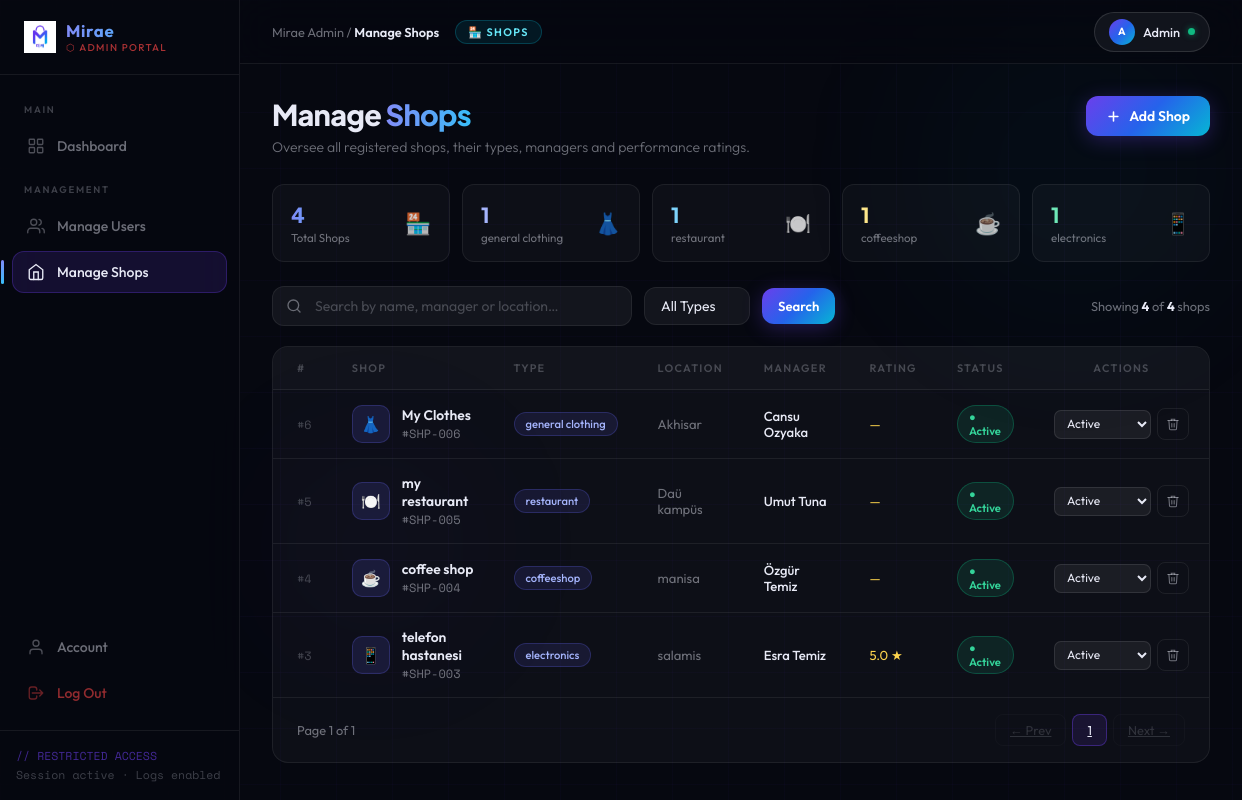
The page /admin/admin_shops.php (signed in) on the database its author committed.
### tables this page shows
CREATE TABLE `shops` (
  `id` int(11) NOT NULL,
  `name` varchar(100) NOT NULL,
  `type` varchar(50) NOT NULL,
  `location` varchar(150) DEFAULT NULL,
  `manager_id` int(11) DEFAULT NULL,
  `rating` decimal(2,1) DEFAULT 0.0,
  `status` varchar(20) DEFAULT 'active'
);

CREATE TABLE `users` (
  `id` int(11) NOT NULL,
  `name` varchar(100) NOT NULL,
  `email` varchar(100) NOT NULL,
  `password` varchar(255) NOT NULL,
  `address` varchar(255) DEFAULT NULL,
  `role` enum('admin','manager','customer') NOT NULL DEFAULT 'customer'
);

### admin/admin_shops.php (the view, shortened to what this page needs)
<?php
include "../connect.php";
$per_page = 10;
if(isset($_GET["page"])){ $page = intval($_GET["page"]); } else { $page = 1; }
if(isset($_GET["search"])){ $search = $_GET["search"]; } else { $search = ""; }
if(isset($_GET["type"])){ $type_filter = $_GET["type"]; } else { $type_filter = ""; }
$where = "WHERE 1=1";
$sql = "SELECT COUNT(*) as c FROM shops s LEFT JOIN users u ON u.id=s.manager_id $where";
$result = mysqli_query($conn, $sql);
$row = mysqli_fetch_assoc($result);
$total_shops_count = $row["c"];
$total_pages = max(1, ceil($total_shops_count / $per_page));
$offset = ($page - 1) * $per_page;
$shops_paged = [];
$sql = "SELECT s.*,u.name as mname FROM shops s LEFT JOIN users u ON u.id=s.manager_id $where ORDER BY s.id DESC LIMIT $per_page OFFSET $offset";
$res2 = mysqli_query($conn, $sql);
while($r = mysqli_fetch_assoc($res2)) $shops_paged[] = $r;
$sql = "SELECT COUNT(*) as c FROM shops";
$result = mysqli_query($conn, $sql);
$row = mysqli_fetch_assoc($result);
$stat_total = $row["c"];
?>
<!DOCTYPE html>
<html lang="en">
<head>
</head>
<body>
<div class="bg-canvas">
  <div class="bg-blob bg-blob-1"></div>
  <div class="bg-blob bg-blob-2"></div>
  <div class="grid-lines"></div>
</div>
<div class="shell">
  <aside class="sidebar">
    <a href="admin_dashboard.php" class="sidebar-brand">
      <img alt="Mirae"/>
      <div>
        <div class="sidebar-brand-name">Mirae</div>
        <div class="sidebar-brand-role">⬡ Admin Portal</div>
      </div>
    </a>
    <nav class="sidebar-nav">
      <div class="nav-section-label">Main</div>
      <a href="admin_dashboard.php" class="nav-link">
        <svg class="nav-icon" fill="none" viewBox="0 0 24 24" stroke="currentColor" stroke-width="1.8"><rect x="3" y="3" width="7" height="7" rx="1"/><rect x="14" y="3" width="7" height="7" rx="1"/><rect x="3" y="14" width="7" height="7" rx="1"/><rect x="14" y="14" width="7" height="7" rx="1"/></svg>
        Dashboard
      </a>
      <div class="nav-section-label">Management</div>
      <a href="admin_users.php" class="nav-link">
        <svg class="nav-icon" fill="none" viewBox="0 0 24 24" stroke="currentColor" stroke-width="1.8"><path stroke-linecap="round" d="M17 21v-2a4 4 0 00-4-4H5a4 4 0 00-4 4v2"/><circle cx="9" cy="7" r="4"/><path stroke-linecap="round" d="M23 21v-2a4 4 0 00-3-3.87M16 3.13a4 4 0 010 7.75"/></svg>
        Manage Users
      </a>
      <a href="admin_shops.php" class="nav-link active">
        <svg class="nav-icon" fill="none" viewBox="0 0 24 24" stroke="currentColor" stroke-width="1.8"><path stroke-linecap="round" d="M3 9l9-7 9 7v11a2 2 0 01-2 2H5a2 2 0 01-2-2z"/><polyline stroke-linecap="round" points="9 22 9 12 15 12 15 22"/></svg>
        Manage Shops
      </a>
      <div style="flex:1;"></div>
      <a href="admin_account.php" class="nav-link">
        <svg class="nav-icon" fill="none" viewBox="0 0 24 24" stroke="currentColor" stroke-width="1.8"><path stroke-linecap="round" d="M20 21v-2a4 4 0 00-4-4H8a4 4 0 00-4 4v2"/><circle cx="12" cy="7" r="4"/></svg>
        Account
      </a>
      <a href="admin_logout.php" class="nav-link logout">
        <svg class="nav-icon" fill="none" viewBox="0 0 24 24" stroke="currentColor" stroke-width="1.8"><path stroke-linecap="round" d="M17 16l4-4m0 0l-4-4m4 4H7m6 4v1a3 3 0 01-3 3H6a3 3 0 01-3-3V7a3 3 0 013-3h4a3 3 0 013 3v1"/></svg>
        Log Out
      </a>
    </nav>
    <div class="sidebar-footer"><span>// RESTRICTED ACCESS</span><br>Session active · Logs enabled</div>
  </aside>
  <main class="main">
    <div class="topbar">
      <div class="topbar-left">
        <div class="breadcrumb">Mirae Admin / <strong>Manage Shops</strong></div>
        <div class="page-badge">🏪 Shops</div>
      </div>
      <div class="topbar-right">
        <div class="admin-chip">
          <div class="admin-avatar"><?= strtoupper(substr($_SESSION['name'],0,1)) ?></div>
          <?= htmlspecialchars(explode(' ',$_SESSION['name'])[0]) ?>
          <div class="status-dot"></div>
        </div>
      </div>
    </div>
    <div class="content">
      <div class="page-header">
        <div>
          <h1 class="page-title">Manage <span>Shops</span></h1>
          <p class="page-subtitle">Oversee all registered shops, their types, managers and performance ratings.</p>
        </div>
        <button class="btn-primary" onclick="openAddModal()">
          <svg width="15" height="15" fill="none" viewBox="0 0 24 24" stroke="currentColor" stroke-width="2.5"><path stroke-linecap="round" d="M12 5v14M5 12h14"/></svg>
          Add Shop
        </button>
      </div>
      <div class="mini-stats">
        <div class="mini-stat">
          <div class="mini-stat-left"><div class="mini-stat-val" style="background:var(--grad-text);-webkit-background-clip:text;-webkit-text-fill-color:transparent;"><?= $stat_total ?></div><div class="mini-stat-lbl">Total Shops</div></div>
          <div class="mini-stat-icon">🏪</div>
        </div>
        <?php
          $icon_map = ['clothing'=>'👗','restaurant'=>'🍽️','electronics'=>'📱','coffeeshop'=>'☕','phone'=>'📱','food'=>'🍽️'];
          $color_map = ['clothing'=>'#a5b4fc','restaurant'=>'#7dd3fc','electronics'=>'#6ee7b7','coffeeshop'=>'#fde68a','phone'=>'#6ee7b7','food'=>'#7dd3fc'];
          $types_res = mysqli_query($conn,"SELECT type, COUNT(*) as c FROM shops GROUP BY type ORDER BY c DESC LIMIT 4");
          while($tr = mysqli_fetch_assoc($types_res)):
            $tkey = strtolower($tr['type']);
            $ico = '🏬'; $col = '#67E8F9';
            foreach($icon_map as $k=>$v){ if(strpos($tkey,$k)!==false){ $ico=$v; $col=$color_map[$k]; break; } }
        ?>
        <div class="mini-stat">
          <div class="mini-stat-left"><div class="mini-stat-val" style="color:<?= $col ?>"><?= $tr['c'] ?></div><div class="mini-stat-lbl"><?= htmlspecialchars($tr['type']) ?></div></div>
          <div class="mini-stat-icon"><?= $ico ?></div>
        </div>
        <?php endwhile; ?>
      </div>
      <form method="GET" action="admin_shops.php">
      <div class="filters-bar">
        <div class="search-wrap">
          <svg fill="none" viewBox="0 0 24 24" stroke="currentColor" stroke-width="2"><circle cx="11" cy="11" r="8"/><path stroke-linecap="round" d="M21 21l-4.35-4.35"/></svg>
          <input type="text" name="search" class="search-input" placeholder="Search by name, manager or location…" value="<?= htmlspecialchars($search) ?>"/>
        </div>
        <select name="type" class="filter-select" onchange="this.form.submit()">
          <option value="">All Types</option>
        </select>
        <button type="submit" class="btn-primary" style="padding:10px 16px;font-size:.82rem;">Search</button>
        <div class="results-count">Showing <strong><?= count($shops_paged) ?></strong> of <strong><?= $total_shops_count ?></strong> shops</div>
      </div>
      </form>
      <div class="table-card">
        <table class="data-table" id="shopsTable">
          <thead>
            <tr>
              <th>#</th>
              <th>Shop</th>
              <th>Type</th>
              <th>Location</th>
              <th>Manager</th>
              <th>Rating</th>
              <th>Status</th>
              <th>Actions</th>
            </tr>
          </thead>
          <tbody id="shopsTbody">
          <?php if(empty($shops_paged)): ?>
          <tr><td colspan="7" style="text-align:center;color:var(--muted);padding:28px;">No shops found.</td></tr>
          <?php else: foreach($shops_paged as $s):
            $tl=strtolower($s["type"]);
            if(strpos($tl,'lothing')!==false||strpos($tl,'omen')!==false) $si='👗';
            elseif(strpos($tl,'restaurant')!==false||strpos($tl,'food')!==false) $si='🍽️';
            elseif(strpos($tl,'electronics')!==false||strpos($tl,'phone')!==false||strpos($tl,'tech')!==false) $si='📱';
            elseif(strpos($tl,'coffee')!==false) $si='☕';
            else $si='🏪';
          ?>
          <tr>
            <td style="font-family:'Space Mono',monospace;font-size:.75rem;color:var(--muted2)">#<?= $s["id"] ?></td>
            <td>
              <div class="shop-cell">
                <div class="shop-icon" style="background:rgba(99,102,241,.15);border:1px solid rgba(99,102,241,.25)"><?= $si ?></div>
                <div>
                  <div class="shop-name"><?= htmlspecialchars($s["name"]) ?></div>
                  <div class="shop-id">#SHP-<?= str_pad($s["id"],3,'0',STR_PAD_LEFT) ?></div>
                </div>
              </div>
            </td>
            <td><span class="badge" style="background:rgba(99,102,241,.12);border:1px solid rgba(99,102,241,.25);color:#a5b4fc;"><?= htmlspecialchars($s["type"]) ?></span></td>
            <td style="color:var(--muted);font-size:.82rem"><?= htmlspecialchars($s["location"]) ?></td>
            <td style="font-size:.82rem;font-weight:500"><?= htmlspecialchars($s["mname"] ?? "—") ?></td>
            <td style="font-size:.82rem;color:#FCD34D"><?= $s["rating"] > 0 ? number_format($s["rating"],1).' ★' : '—' ?></td>
            <td>
              <?php
                $st = $s["status"] ?? "active";
                $sbadge = ["active"=>"background:rgba(16,185,129,.12);border:1px solid rgba(16,185,129,.3);color:#34D399",
                           "pending"=>"background:rgba(245,158,11,.12);border:1px solid rgba(245,158,11,.3);color:#FCD34D",
                           "suspended"=>"background:rgba(239,68,68,.12);border:1px solid rgba(239,68,68,.3);color:#FCA5A5"];
                $slbl = ["active"=>"● Active","pending"=>"● Pending","suspended"=>"● Suspended"];
                $scss = $sbadge[$st] ?? $sbadge["active"];
              ?>
              <span style="<?= $scss ?>;display:inline-flex;align-items:center;padding:4px 11px;border-radius:100px;font-size:.7rem;font-weight:600;"><?= $slbl[$st] ?? ucfirst($st) ?></span>
            </td>
            <td>
              <div style="display:flex;gap:6px;align-items:center;">
                <form method="post">
                  <select name="new_status" onchange="this.form.submit()" style="background:rgba(255,255,255,.06);border:1px solid rgba(255,255,255,.1);color:var(--text);border-radius:7px;padding:5px 8px;font-family:'Outfit',sans-serif;font-size:.75rem;outline:none;cursor:pointer;">
                    <option value="active"    <?= ($s["status"]??"active")=="active"    ?"selected":"" ?>>Active</option>
                  </select>
                </form>
                <form method="post" onsubmit="return confirm('Delete <?= htmlspecialchars(addslashes($s['name'])) ?>?')">
                  <button type="submit" name="delete_shop" class="action-btn delete" title="Delete">
                    <svg fill="none" viewBox="0 0 24 24" stroke="currentColor" stroke-width="1.8"><polyline stroke-linecap="round" points="3 6 5 6 21 6"/><path stroke-linecap="round" d="M19 6l-1 14a2 2 0 01-2 2H8a2 2 0 01-2-2L5 6M10 11v6M14 11v6M9 6V4h6v2"/></svg>
                  </button>
                </form>
              </div>
            </td>
          </tr>
          <?php endforeach; endif; ?>
        </tbody>
        </table>
        <div class="pagination">
          <div class="pagination-info">Page <?= $page ?> of <?= $total_pages ?></div>
          <div class="pagination-btns">
            <?php
              $qs = http_build_query(array_filter(["search"=>$search,"type"=>$type_filter]));
              $qs = $qs ? "&$qs" : "";
              $start_p = max(1,$page-2); $end_p = min($total_pages,$page+2);
            ?>
            <a href="?page=<?= max(1,$page-1) ?><?= $qs ?>" class="pg-btn" <?= $page<=1?'style="pointer-events:none;opacity:.35;"':'' ?>>← Prev</a>
            <?php
              for($p=$start_p;$p<=$end_p;$p++){ $a=$p==$page?" active":""; echo "<a href='?page=$p$qs' class='pg-btn$a'>$p</a>"; }
            ?>
            <a href="?page=<?= min($total_pages,$page+1) ?><?= $qs ?>" class="pg-btn" <?= $page>=$total_pages?'style="pointer-events:none;opacity:.35;"':'' ?>>Next →</a>
          </div>
        </div>
      </div>
    </div>
  </main>
</div>
</body>
</html>

### rows shown on the page
shops: id "6", type "👗", name "My Clothes", id "006", type "general clothing", location "Akhisar", manager.name "Cansu Ozyaka", status "● Active", new_status "Active"
shops: id "5", type "🍽️", name "my restaurant", id "005", type "restaurant", location "Daü kampüs", manager.name "Umut Tuna", status "● Active", new_status "Active"
shops: id "4", type "☕", name "coffee shop", id "004", type "coffeeshop", location "manisa", manager.name "Özgür Temiz", status "● Active", new_status "Active"
shops: id "3", type "📱", name "telefon hastanesi", id "003", type "electronics", location "salamis", manager.name "Esra Temiz", rating "5.0", status "● Active", new_status "Active"

### other values the page prints
substr($_SESSION['name'],0,1) "A"
explode(' ',$_SESSION['name'])[0] "Admin"
$stat_total "4"
$tr['c'] "1"
$tr['type'] "general clothing"
$ico "👗"
$tr['type'] "restaurant"
$ico "🍽️"
$tr['type'] "coffeeshop"
$ico "☕"
$tr['type'] "electronics"
$ico "📱"
count($shops_paged) "4"
$total_shops_count "4"
$page "1"
